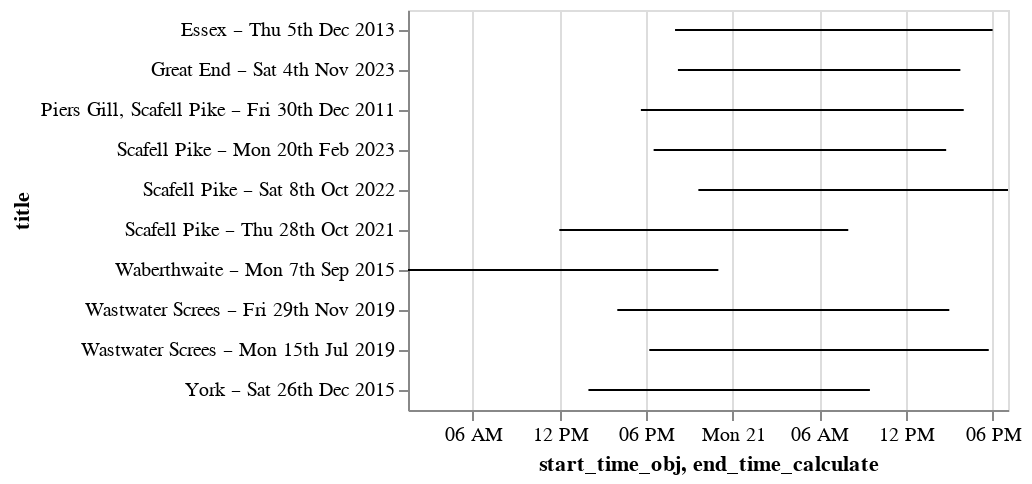

Notebook source saved alongside this figure:
### Code cell
chart_line = base.mark_rule().encode(
    x = alt.X('start_time_obj'),
    y = alt.Y('title'),
    x2 ='end_time_calculate',
)
chart_line

### Figure 1 — Vega-Lite specification as saved in the notebook (floating-point values rounded to 4 significant figures)
{"config": {"view": {"continuousWidth": 300, "continuousHeight": 300}}, "data": {"name": "data-132f34b44fa52b07490a6ecb7c8bb106"}, "mark": {"type": "rule"}, "encoding": {"x": {"field": "start_time_obj", "type": "temporal"}, "x2": {"field": "end_time_calculate"}, "y": {"field": "title", "type": "nominal"}}, "$schema": "https://vega.github.io/schema/vega-lite/v5.20.1.json", "datasets": {"data-132f34b44fa52b07490a6ecb7c8bb106": [{"start_time_obj": "2025-04-20T18:13:00", "end_time_calculate": "2025-04-21T17:44:00", "staff": "18", "title": "Wastwater Screes – Mon 15th Jul 2019"}, {"start_time_obj": "2025-04-20T16:00:00", "end_time_calculate": "2025-04-21T15:00:00", "staff": "8", "title": "Wastwater Screes – Fri 29th Nov 2019"}, {"start_time_obj": "2025-04-20T17:38:00", "end_time_calculate": "2025-04-21T16:00:00", "staff": "28", "title": "Piers Gill, Scafell Pike – Fri 30th Dec 2011"}, {"start_time_obj": "2025-04-20T20:00:00", "end_time_calculate": "2025-04-21T18:00:00", "staff": "6", "title": "Essex – Thu 5th Dec 2013"}, {"start_time_obj": "2025-04-20T01:30:00", "end_time_calculate": "2025-04-20T23:00:00", "staff": "24", "title": "Waberthwaite – Mon 7th Sep 2015"}, {"start_time_obj": "2025-04-20T21:37:00", "end_time_calculate": "2025-04-21T19:04:00", "staff": "20", "title": "Scafell Pike – Sat 8th Oct 2022"}, {"start_time_obj": "2025-04-20T18:31:00", "end_time_calculate": "2025-04-21T14:47:00", "staff": "37", "title": "Scafell Pike – Mon 20th Feb 2023"}, {"start_time_obj": "2025-04-20T11:59:00", "end_time_calculate": "2025-04-21T08:00:00", "staff": "2", "title": "Scafell Pike – Thu 28th Oct 2021"}, {"start_time_obj": "2025-04-20T20:12:00", "end_time_calculate": "2025-04-21T15:46:00", "staff": "17", "title": "Great End – Sat 4th Nov 2023"}, {"start_time_obj": "2025-04-20T14:00:00", "end_time_calculate": "2025-04-21T09:30:00", "staff": "7", "title": "York – Sat 26th Dec 2015"}]}}
